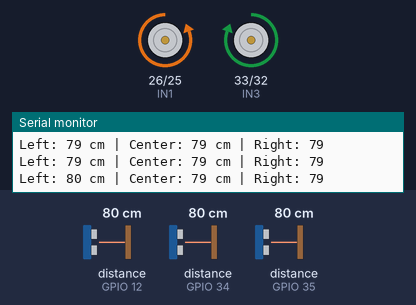
The sketch below on a simulated ESP32. Parts: motor-driver pin pairs drawn as motors (green arrow = first pin HIGH = forward, orange = second pin HIGH = backward, longer = more drive), the last lines printed to the serial monitor. Wiring (inferred from the names in the program): 3 × ultrasonic range finder: trigger GPIO 13, echo GPIO 12 / trigger GPIO 14, echo GPIO 34 / trigger GPIO 27, echo GPIO 35. The inputs (shaded band) are chosen by the test bench; at power-on: distance to the obstacle (sensors on GPIO 12, GPIO 34, GPIO 35) 80 cm. The echo pulse lasts 58.3 µs per cm.

Above: at 1.2 s.
1.3 s: distance to the obstacle (sensor on GPIO 12) set to 22 cm
2.8 s: distance to the obstacle (sensor on GPIO 12) set to 18 cm
At 3.2 s:
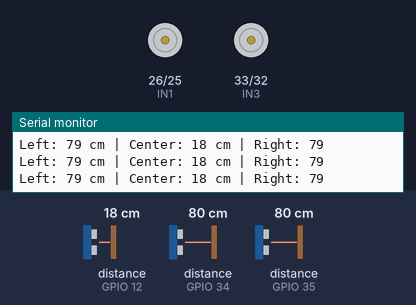
At 4.5 s:
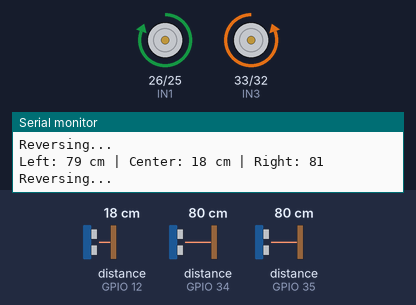
4.8 s: distance to the obstacle (sensor on GPIO 34) set to 22 cm
6.3 s: distance to the obstacle (sensor on GPIO 34) set to 19 cm
At 9.1 s:
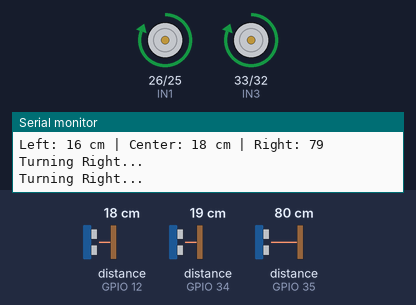
9.3 s: distance to the obstacle (sensor on GPIO 35) set to 58 cm
12.0 s: distance to the obstacle (sensor on GPIO 35) set to 49 cm
Timing chart, 0 to 14.5 s (numbered marks = the images above; inputs shaded):
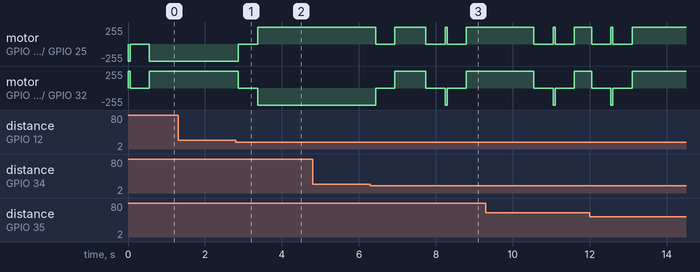

Measured:
- the behaviour switches between 21 and 20 cm on distance to the obstacle (sensor on GPIO 12) (found by bisection; images 0 and 1)
- the behaviour switches between 21 and 20 cm on distance to the obstacle (sensor on GPIO 34) (found by bisection; images 2 and 3)
- after the input at 2.8 s, motor on GPIO 26 (IN1) / GPIO 25 (IN2): backward 255/255 → stopped after 0.07 s, → forward 255/255 0.50 s later; motor on GPIO 33 (IN3) / GPIO 32 (IN4): forward 255/255 → stopped after 0.07 s, → backward 255/255 0.50 s later

The sketch:

Violent.ino
```cpp
#include <Arduino.h>

// Motor control pins for L298N
const int IN1 = 26;  // Motor 1 forward
const int IN2 = 25;  // Motor 1 backward
const int IN3 = 33;  // Motor 2 forward
const int IN4 = 32;  // Motor 2 backward

// Ultrasonic sensor pins
const int trigLeft = 14;    // Left sensor Trigger pin
const int echoLeft = 34;    // Left sensor Echo pin (input-only)
const int trigCenter = 13;  // Center sensor Trigger pin
const int echoCenter = 12;  // Center sensor Echo pin (input-only)
const int trigRight = 27;   // Right sensor Trigger pin
const int echoRight = 35;   // Right sensor Echo pin (input-only)

// Shared variables
volatile int directionCommand = 0;  // Command to control direction
SemaphoreHandle_t xSemaphore;
int lastCommand = 0;  // Tracks the last executed command

// Function to trigger ultrasonic sensor and measure distance
long readUltrasonicDistance(int trigPin, int echoPin) {
  digitalWrite(trigPin, LOW);
  delayMicroseconds(2);
  digitalWrite(trigPin, HIGH);
  delayMicroseconds(10);
  digitalWrite(trigPin, LOW);
  long duration = pulseIn(echoPin, HIGH);
  long distance = (duration / 2) * 0.0343;  // Distance in cm
  return distance;
}

// Task to handle sensor readings and determine direction
// Task to handle sensor readings and determine direction
void sensorTask(void *parameter) {
  while (true) {
    long distanceLeft = readUltrasonicDistance(trigLeft, echoLeft);
    long distanceCenter = readUltrasonicDistance(trigCenter, echoCenter);
    long distanceRight = readUltrasonicDistance(trigRight, echoRight);

    Serial.print("Left: ");
    Serial.print(distanceLeft);
    Serial.print(" cm | Center: ");
    Serial.print(distanceCenter);
    Serial.print(" cm | Right: ");
    Serial.println(distanceRight);

    int command = 0;  // Default is no change

    // Determine direction based on distances
    if (distanceCenter < 20 && distanceRight < 20 && distanceLeft < 20) {
      command = -1;  // Reverse
    } else if (distanceCenter < 20 && distanceRight < 20) {
      command = 1;  // Go left
    } else if (distanceCenter < 20 && distanceLeft < 20) {
      command = 2;  // Go right
    } else if (distanceLeft < 20 && distanceRight < 20) {
      command = 3;                     // Go forward
    } else if (distanceCenter < 20) {  // Only forward obstacle
      if (distanceLeft >= 1000) {
        command = 1;  // Go left
      } else if (distanceRight >= 1000) {
        command = 2;  // Go right
      } else {
        command = -1;  // Reverse
      }
    } else if (distanceLeft < 20) {  // Only left obstacle
      if (distanceCenter >= 1000) {
        command = 4;  // Go forward
      } else if (distanceRight >= 1000) {
        command = 2;  // Go right
      } else {
        command = -1;  // Reverse
      }
    } else if (distanceRight < 20) {  // Only right obstacle
      if (distanceCenter >= 1000) {
        command = 4;  // Go forward
      } else if (distanceLeft >= 1000) {
        command = 1;  // Go left
      } else {
        command = -1;  // Reverse
      }
    } else {
      command = 4;  // Move forward (default)
    }

    // Send command via interrupt-safe mechanism
    if (xSemaphoreTake(xSemaphore, portMAX_DELAY) == pdTRUE) {
      directionCommand = command;
      xSemaphoreGive(xSemaphore);
    }

    delay(100);
  }
}


// Task to handle car movement
void movementTask(void *parameter) {
  while (true) {
    int command = 4;  // Default: Move forward

    if (xSemaphoreTake(xSemaphore, portMAX_DELAY) == pdTRUE) {
      command = directionCommand;
      xSemaphoreGive(xSemaphore);
    }

    // Check if command has changed
    if (command != lastCommand) {
      stopMotors();  // Stop motors before changing direction
      delay(500);

      lastCommand = command;  // Update the last command
    }

    // Execute movement based on command
    switch (command) {
      case -1:  // Reverse
        Serial.println("Reversing...");
        reverse();
        break;
      case 1:  // Go left
        Serial.println("Turning Left...");
        left();
        break;
      case 2:  // Go right
        Serial.println("Turning Right...");
        right();
        break;
      case 3:  // Go forward
        Serial.println("Moving Forward...");
        forward();
        break;
      default:  // Default: Move forward
        forward();
        break;
    }
    delay(50);  // Small delay to ensure smooth operations
  }
}

// Motor control functions
void forward() {
  digitalWrite(IN1, LOW);
  digitalWrite(IN2, HIGH);
  digitalWrite(IN3, HIGH);
  digitalWrite(IN4, LOW);
}

void reverse() {
  digitalWrite(IN1, HIGH);
  digitalWrite(IN2, LOW);
  digitalWrite(IN3, LOW);
  digitalWrite(IN4, HIGH);
}

void left() {
  digitalWrite(IN1, LOW);
  digitalWrite(IN2, HIGH);
  digitalWrite(IN3, LOW);
  digitalWrite(IN4, HIGH);
}

void right() {
  digitalWrite(IN1, HIGH);
  digitalWrite(IN2, LOW);
  digitalWrite(IN3, HIGH);
  digitalWrite(IN4, LOW);
}

void stopMotors() {
  digitalWrite(IN1, LOW);
  digitalWrite(IN2, LOW);
  digitalWrite(IN3, LOW);
  digitalWrite(IN4, LOW);
}

void setup() {
  Serial.begin(115200);

  // Initialize motor pins
  pinMode(IN1, OUTPUT);
  pinMode(IN2, OUTPUT);
  pinMode(IN3, OUTPUT);
  pinMode(IN4, OUTPUT);

  // Initialize ultrasonic sensor pins
  pinMode(trigLeft, OUTPUT);
  pinMode(echoLeft, INPUT);
  pinMode(trigCenter, OUTPUT);
  pinMode(echoCenter, INPUT);
  pinMode(trigRight, OUTPUT);
  pinMode(echoRight, INPUT);

  // Create semaphore for shared resource
  xSemaphore = xSemaphoreCreateMutex();

  // Create tasks
  xTaskCreatePinnedToCore(sensorTask, "Sensor Task", 10000, NULL, 1, NULL, 0);      // Core 0
  xTaskCreatePinnedToCore(movementTask, "Movement Task", 10000, NULL, 1, NULL, 1);  // Core 1

  Serial.println("System Initialized");
}

void loop() {
  // Empty - all logic handled in tasks
}
```
